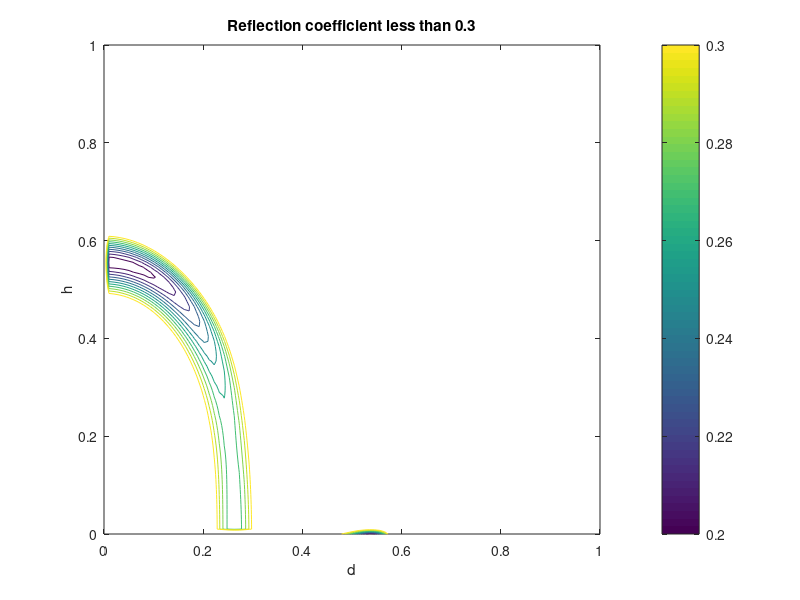

Reproduce this figure in MATLAB.
clear
clc

ETA = 120*pi;
lamda=1;
M=100;  
d=linspace(0, 1, M);
h=linspace(0, 1, M); 


k=2*pi/lamda; 


%b (Mutual impedance for distance=d)

u0=zeros(length(d), length(h));
u1=zeros(length(d), length(h));
u2=zeros(length(d), length(h));

R1m=zeros(length(d), length(h));
X1m=zeros(length(d), length(h));
b=zeros(length(d), length(h));

for i=1:length(d)
    u0(i)=k*d(i);
    u1(i)=k*(sqrt(d(i).^2+(1/2)^2)+1/2);
    u2(i)=k*(sqrt(d(i).^2+(1/2)^2)-1/2);
    R1m(i)=(ETA/(4*pi))*(2*cosint(u0(i))-cosint(u1(i))-cosint(u2(i)));
    X1m(i)=-(ETA/(4*pi))*(2*sinint(u0(i))-sinint(u1(i))-sinint(u2(i)));

    b(i,1)=R1m(i)+1j*X1m(i);


end



%c (Mutual impedance for distance=2d)

u3=zeros(length(d), length(h));
u4=zeros(length(d), length(h));
u5=zeros(length(d), length(h));

R2m=zeros(length(d), length(h));
X2m=zeros(length(d), length(h));
c=zeros(length(d), length(h));

for i=1:length(d)
    u3(i)=k*2*d(i);
    u4(i)=k*(sqrt((2*d(i)).^2+(1/2)^2)+1/2);
    u5(i)=k*(sqrt((2*d(i)).^2+(1/2)^2)-1/2);
    R2m(i)=(ETA/(4*pi))*(2*cosint(u3(i))-cosint(u4(i))-cosint(u5(i)));
    X2m(i)=-(ETA/(4*pi))*(2*sinint(u3(i))-sinint(u4(i))-sinint(u5(i)));

    c(i,1)=R2m(i)+1j*X2m(i);
    


end



%e (Mutual impedance for distance=2h)

u9=zeros(length(d), length(h));
u10=zeros(length(d), length(h));
u11=zeros(length(d), length(h));

R4m=zeros(length(d), length(h));
X4m=zeros(length(d), length(h));
e=zeros(length(d), length(h));


for i=1:length(h)
    u9(i)=k*2*h(i);
    u10(i)=k*(sqrt((2*h(i)).^2+(1/2)^2)+1/2);
    u11(i)=k*(sqrt((2*h(i)).^2+(1/2)^2)-1/2);
    R4m(i)=(ETA/(4*pi))*(2*cosint(u9(i))-cosint(u10(i))-cosint(u11(i)));
    X4m(i)=-(ETA/(4*pi))*(2*sinint(u9(i))-sinint(u10(i))-sinint(u11(i)));

    e(1,i)=R4m(i)+1j*X4m(i);
    


end




%t  (Mutual impedance for the smaller diagonal distance)

m=zeros(length(d), length(h));

u6=zeros(length(d), length(h));
u7=zeros(length(d), length(h));
u8=zeros(length(d), length(h));

R3m=zeros(length(d), length(h));
X3m=zeros(length(d), length(h));
t=zeros(length(d), length(h));


for i=1:length(d)
    for j=1:length(h)
        
        m(i,j)=sqrt((2*h(j)).^2+(d(i).^2) );
        
        u6(i,j)=k*m(i,j);
        u7(i,j)=k*(sqrt(m(i,j).^2+(1/2)^2)+1/2);
        u8(i,j)=k*(sqrt(m(i,j).^2+(1/2)^2)-1/2);
        
        R3m(i,j)=(ETA/(4*pi))*(2*cosint(u6(i,j))-cosint(u7(i,j))-cosint(u8(i,j)));
        X3m(i,j)=-(ETA/(4*pi))*(2*sinint(u6(i,j))-sinint(u7(i,j))-sinint(u8(i,j)));
        
        t(i,j) = R3m(i,j)+1j*X3m(i,j);
        
    end
    
end




%f (Mutual impedance for the bigger diagonal distance)

n=zeros(length(d), length(h));

u12=zeros(length(d), length(h));
u13=zeros(length(d), length(h));
u14=zeros(length(d), length(h));

R5m=zeros(length(d), length(h));
X5m=zeros(length(d), length(h));
f=zeros(length(d), length(h));


for i=1:length(d)
    for j=1:length(h)
        
        n(i,j)=sqrt((2*h(j)).^2+(2*d(i)).^2);
        
        u12(i,j)=k*n(i,j);
        u13(i,j)=k*(sqrt(n(i,j).^2+(1/2)^2)+1/2);
        u14(i,j)=k*(sqrt(n(i,j).^2+(1/2)^2)-1/2);
        
        R5m(i,j)=(ETA/(4*pi))*(2*cosint(u12(i,j))-cosint(u13(i,j))-cosint(u14(i,j)));
        X5m(i,j)=-(ETA/(4*pi))*(2*sinint(u12(i,j))-sinint(u13(i,j))-sinint(u14(i,j)));
        
        f(i,j)=R5m(i,j)+1j*X5m(i,j);

        
        
    end
    
end




Zs=zeros(length(d), length(h));

for i=1:length(d)
    for j=1:length(h)
       Zs(i,j)=73.1+1j*42.1;
    end
    
end


Zin=zeros(length(d), length(h));
S11=zeros(length(d), length(h));

for i=1:length(d)
    for j=1:length(h)
        Zin(i,j) = (Zs(i,j)-e(i,j)) + (2*b(i,j)-2*t(i,j)).*((t(i,j)-b(i,j))./(Zs(i,j)+c(i,j)-f(i,j)-e(i,j)));
        S11(i,j) =(Zin(i,j)-50)./(Zin(i,j)+50);
    end
    
end

[d,h]=meshgrid(d,h);


contour(d,h,abs(S11), 0:0.01:0.3)
xlabel('d');
ylabel('h');
zlabel('S11');
title('Reflection coefficient less than 0.3');
colorbar


